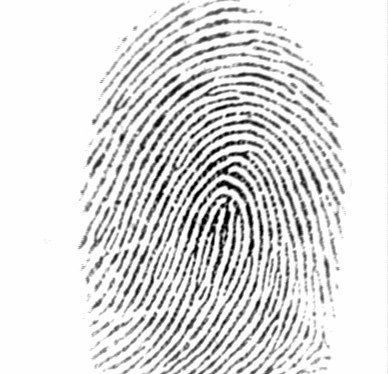
#> input picture Task1 - Fingerprint feature extraction/Content/Dataset/102_2.tif, 388 x 374 px
$ python minutiae_fingerprint.py ../Dataset/102_2.tif
#> lines starting #> are read from the running program, lines starting #| are printed output that depends on the picture; after the words box and inside, x2 and y2 are one past the last pixel; in counts of white or black regions, pixels touching at a corner belong together

# author: Cheng Peng
# create date: April,2014
# brief : research for Minutiae Based Fingerprint Recognition Algorithm

# -----------------------------------------------------------------------------
# import modules

from __future__ import division
import cv2
import os
import sys
import argparse
import numpy as np
import pylab as pl
from matplotlib import pyplot as plt
from numpy.lib import pad

# -----------------------------------------------------------------------------
# Implementation Methods

def read_image(image_name):
# Load a subject's right hand, second finger image and risize to 352*352

    fingerprint = cv2.imread(image_name, 0)
    fingerprint = cv2.resize(fingerprint,(352,352))
    fpcopy = fingerprint[:]
    row, col = fingerprint.shape

    return row, col, fingerprint, fpcopy


def segment(r, c, finger_print, fp_copy):
# Image segmentation based on variance and mathematical morphology

    W = 16
    threshold = 1600
    A = np.zeros((r,c), np.uint8)

    for i in np.arange(0,r-1,W):
        for j in np.arange(0,c-1,W):
            Mw = (1/(W*W)) * (sum(finger_print[i:i+W,j:j+W]))
            Vw = (1/(W*W)) * (sum((finger_print[i:i+W,j:j+W] - Mw)**2))

            if (Vw < threshold).all():
                finger_print[i:i+W,j:j+W] = 0
                A[i:i+W,j:j+W] = 0
            else:
                A[i:i+W,j:j+W] = 1

    kernel = np.ones((44,44),np.uint8)
    closing_mask = cv2.morphologyEx(A, cv2.MORPH_CLOSE, kernel)
    kernel = np.ones((88,88),np.uint8)
    opening_mask = cv2.morphologyEx(closing_mask, cv2.MORPH_OPEN, kernel)

    for i in np.arange(0,r-1,W):
        for j in np.arange(0,c-1,W):
            if ((sum(finger_print[i:i+W,j:j+W])) != (sum(opening_mask[i:i+W,j:j+W]))).all():
                if np.mean(opening_mask[i:i+W,j:j+W]) == 1:
                    finger_print[i:i+W,j:j+W] = fp_copy[i:i+W,j:j+W]
                elif  np.mean(opening_mask[i:i+W,j:j+W]) == 0:
                    finger_print[i:i+W,j:j+W] = 0

    return finger_print, opening_mask


def normal(fingerprint, r, c):
# image normalization

    M0 = 100
    VAR0 = 1000
    M = np.mean(fingerprint[:])
    VAR = np.var(fingerprint[:])
    normalization = np.zeros((r,c), np.uint8)

    for i in range(r):
        for j in range(c):
            if (fingerprint[i,j] > M):
                normalization[i,j] = M0 + np.sqrt(VAR0 * ((fingerprint[i,j] - M)**2) / VAR)
            else:
                normalization[i,j] = M0 - np.sqrt(VAR0 * ((fingerprint[i,j] - M)**2) / VAR)

    return normalization


def enhance(r, c, normal):
# image enhancement using FFT

    ImgB = normal
    k = 0.45
    m = r
    n = c
    W = 16
    inner = np.zeros((m,n))

    for i in np.arange(0,m,W):
        for j in np.arange(0,m,W):
            a = i+W;
            b = j+W;
            F = np.fft.fft2(ImgB[i:a,j:b]);
            factor = abs(F)**k;
            block = abs(np.fft.ifft2(F*factor))
            L = list()
            for array in block:
                L.extend(array)
            lmax = max(L);
            if lmax == 0:
                lmax = 1

            block = block/lmax;
            inner[i:a,j:b] = block
    image_fft = inner*255

    return image_fft


def adp_binary(fp_fft, m, n):
# adaptive image binarization

    W=16
    I = np.uint8(fp_fft)
    Binary = np.zeros((m,n))
    for i in np.arange(0,m,W):
        for j in np.arange(0,n,W):
            if (i+W <= m) & (j+W <= n):
                mean_thres = np.mean(I[i:i+W,j:j+W]);
                mean_thres = 0.98*mean_thres;
                Binary[i:i+W,j:j+W] = I[i:i+W,j:j+W] > mean_thres;

    return Binary

def post_processing(img_binary, m, opening_mask):
# post-processing

    # image segmentation

    W = 16
    for i in np.arange(1, m, 2):
        for j in np.arange(1, m, 2):
            if (i+2 <= m) & (j+2 <= m):
                if np.mean(opening_mask[i:i+W, j:j+W]) == 0:
                    img_binary[i:i+W, j:j+W] = 0

    # de-white noise by opening morphology

    kernel = np.ones((2,2), np.uint8)
    enhancedImage = cv2.morphologyEx(img_binary, cv2.MORPH_OPEN, kernel)
    enhancedImage = enhancedImage * 255

    return enhancedImage


# ----- image thinning -----

# [67 lines left out: functions VThin, HThin, thin, Two, not called in this run]


def thin_processing(enhanced_image):


    array = [0,0,1,1,0,0,1,1,1,1,0,1,1,1,0,1,
         1,1,0,0,1,1,1,1,0,0,0,0,0,0,0,1,
         0,0,1,1,0,0,1,1,1,1,0,1,1,1,0,1,
         1,1,0,0,1,1,1,1,0,0,0,0,0,0,0,1,
         1,1,0,0,1,1,0,0,0,0,0,0,0,0,0,0,
         0,0,0,0,0,0,0,0,0,0,0,0,0,0,0,0,
         1,1,0,0,1,1,0,0,1,1,0,1,1,1,0,1,
         0,0,0,0,0,0,0,0,0,0,0,0,0,0,0,0,
         0,0,1,1,0,0,1,1,1,1,0,1,1,1,0,1,
         1,1,0,0,1,1,1,1,0,0,0,0,0,0,0,1,
         0,0,1,1,0,0,1,1,1,1,0,1,1,1,0,1,
         1,1,0,0,1,1,1,1,0,0,0,0,0,0,0,0,
         1,1,0,0,1,1,0,0,0,0,0,0,0,0,0,0,
         1,1,0,0,1,1,1,1,0,0,0,0,0,0,0,0,
         1,1,0,0,1,1,0,0,1,1,0,1,1,1,0,0,
         1,1,0,0,1,1,1,0,1,1,0,0,1,0,0,0]


    cv2.imwrite("enhanced.bmp", enhanced_image)
    image = cv.LoadImage("enhanced.bmp",0)
    iTwo = Two(image)
    iThin = thin(iTwo, array)
    invertThin = Two(iThin)
    #cv.WaitKey(0)

    return invertThin


# ---- isolation points removal -----

# [211 lines left out: functions removedot, cross_number, marking_init, padwithtens, remove_border, remove_inner and 2 more, not called in this run]


def main():

    # setup argument parser
    parser = argparse.ArgumentParser(description='parsing fingerprint minutiae points recognition')
    parser.add_argument('image_name', help='require a test image')
    args = parser.parse_args()

    # call components
    image_name = args.image_name
    row, col, fingerprint, fpcopy = read_image(image_name)
#> in read_image, fingerprint is the input picture: shape (374, 388); min 1, max 254, mean 222
#> in read_image, `fingerprint = cv2.resize(fingerprint,(352,352))`:
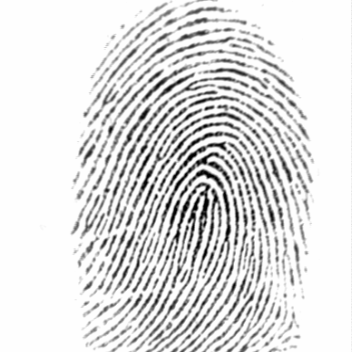
#> fingerprint: shape (352, 352); min 1, max 254, mean 221.9
#> row = 352; col = 352
    finger_print, opening_mask = segment(row, col, fingerprint, fpcopy)
#> after the loop in segment, `for i in np.arange(0,r-1,W):`: A: shape (352, 352); every value is 1

    normalized_image = normal(finger_print, row, col)
#> in normal, `M = np.mean(fingerprint[:])`: M = 221.9
#> in normal, `VAR = np.var(fingerprint[:])`: VAR = 3094.1
#> after the loop in normal, `for i in range(r):`:
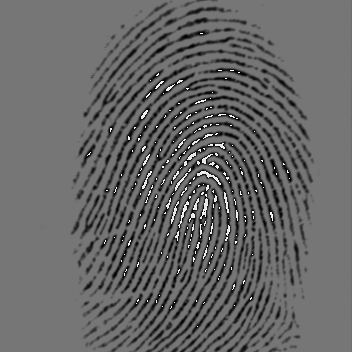
#> normalization: shape (352, 352); min 0, max 255, mean 103
    fft_image = enhance(row, col, normalized_image)
#> in enhance, `m = r`: m = 352
#> after the loop in enhance, `for i in np.arange(0,m,W):`:
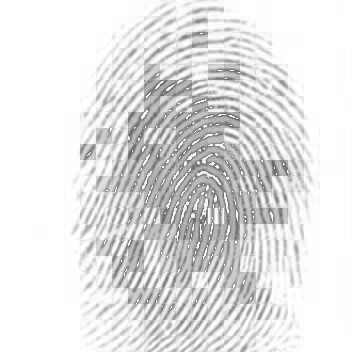
#> inner: shape (352, 352) float64; min 0.355, max 1, mean 0.891
    binarized_image = adp_binary(fft_image, row, col)
#> after the loop in adp_binary, `for i in np.arange(0,m,W):`:
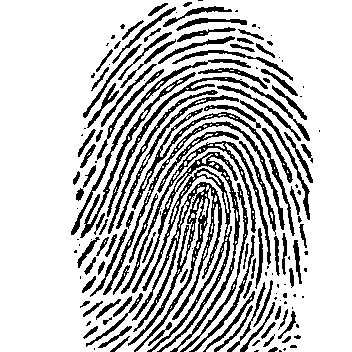
#> Binary: shape (352, 352) float64; values 0 (black) and 1 (white), 77% white; 161 black regions (60 under 20 px), largest, box (x1, y1, x2, y2) and area: (128, 182, 222, 352) 3061, (142, 168, 232, 352) 1650, (132, 152, 240, 352) 1556
    enhanced_image = post_processing(binarized_image, row, opening_mask)
#> in post_processing, `enhancedImage = cv2.morphologyEx(img_binary, cv2.MORPH_OPEN, kernel)`:
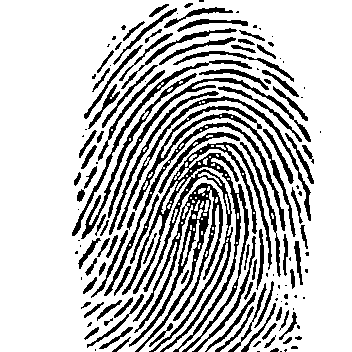
#> enhancedImage: shape (352, 352) float64; values 0 (black) and 1 (white), 76.4% white; 146 black regions (52 under 20 px), largest, box (x1, y1, x2, y2) and area: (122, 142, 272, 352) 5405, (129, 183, 223, 352) 3240, (133, 106, 296, 237) 1545
    thinned_image = thin_processing(enhanced_image)

    dedot_image = removedot(thinned_image)
    end_point, bifur_point = cross_number(dedot_image, row, col)
    marking_init(de_dot, end_point, bifur_point)
    new_endpoint, new_bifurpoint = remove_border(row, col, opening_mask, end_point, bifur_point)
    endPoint, bifurPoint = remove_inner(new_endpoint, new_bifurpoint)
    write_final(endPoint, bifurPoint, dedot_image)


# -----------------------------------------------------------------------------
# run script

if __name__ == '__main__':
#> (the run stopped early here; a loop or call above may not have finished)
